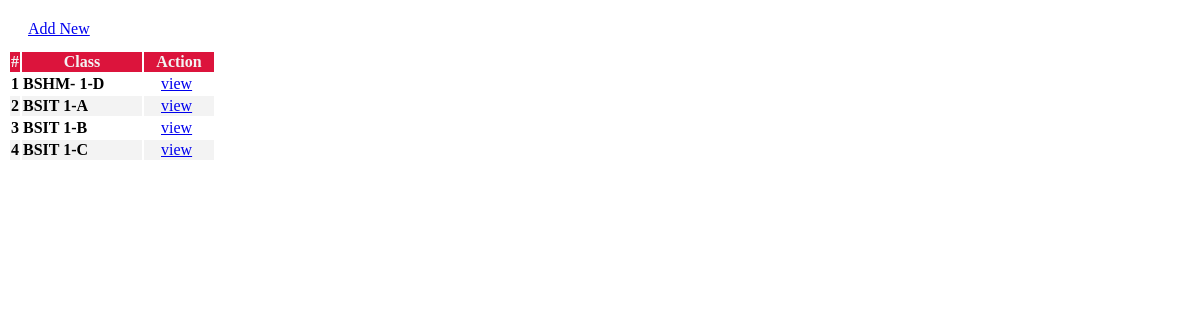
/admin/clone.php, run on an earlier commit of the app's database.
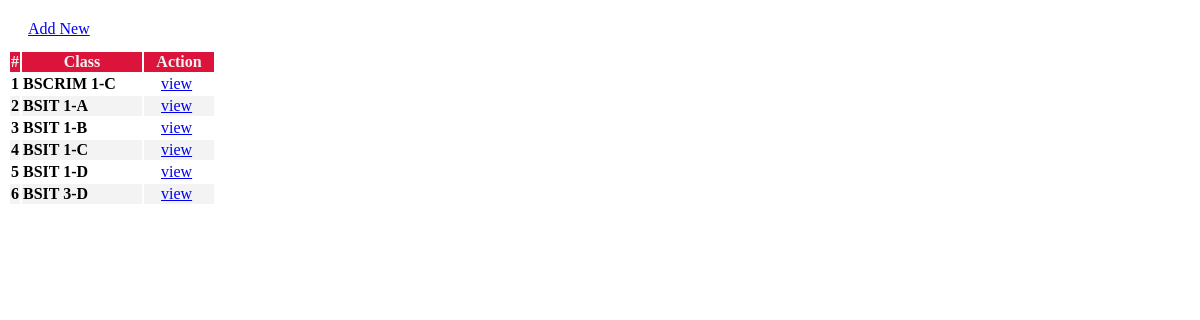
And on a later commit of the database.
### tables this page shows
CREATE TABLE `class_list` (
  `id` int(30) NOT NULL,
  `curriculum` text NOT NULL,
  `level` text NOT NULL,
  `section` text NOT NULL,
  `class_code` varchar(10) NOT NULL,
  `teacher_id` int(10) NOT NULL,
  `subject_id` int(10) NOT NULL
);

### admin/clone.php (the view, shortened to what this page needs)
<?php include'db_connect.php' ?>
<div class="col-lg-12">
	<div class="card card-outline card-primary">
		<div class="card-header">
			<div class="card-tools">
				<a class="btn btn-block btn-sm btn-default btn-flat border-primary new_class" href="javascript:void(0)"><i class="fa fa-plus"></i> Add New</a>
			</div>
		</div>
		<div class="card-body">
			<table class="table tabe-hover table-bordered styled-table" id="list">
				<colgroup>
					<col width="5%">
					<col width="60%">
				</colgroup>
				<thead>
					<tr>
						<th class="text-center">#</th>
						<th>Class</th>
						<th>Action</th>
					</tr>
				</thead>
				<tbody>
					<?php
					$i = 1;
					$qry = $conn->query("SELECT *,concat(curriculum,' ',level,'-',section) as `class` FROM class_list order by class asc ");
					while($row= $qry->fetch_assoc()):
					?>
					<tr>
						<th class="text-center"><?php echo $i++ ?></th>
						<td><b><?php echo $row['class'] ?></b></td>
						<td class="text-center">
							<div class="btn-group">
								<button type="button" class="btn btn-danger btn-flat delete_class" data-id="<?php echo $row['id'] ?>">
								</button>
								<a class="dropdown-item class_student manage-students-btn" href="index.php?page=class_students&id=<?php echo $row['id'] ?>">view</a>
							</div>
						</td>
					</tr>
					<?php endwhile; ?>
				</tbody>
			</table>
		</div>
	</div>
</div>

### admin/clone.php (style rules this page uses)
.styled-table tbody tr { border-bottom: 1px solid #dddddd; }
.styled-table tbody tr:nth-of-type(even) { background-color: #f3f3f3; }
.styled-table tbody tr:last-of-type { border-bottom: 2px solid #009879; }
.card-primary.card-outline { border-top: none; }
thead th { background-color: #dc143c; color: #f3f3f3; font-weight: bold; }
.card-header { background-color: transparent; border-bottom: none; padding: .75rem 1.25rem; position: relative; border-top-left-radius: .25rem; border-top-right-radius: .25rem; }
.btn-danger { color: red; background-color: transparent; border: none; }

What changed in the data, as far as the page shows it:
added class_list: class "BSCRIM 1-C"
changed class_list (number 5 of 6 on the later page): class "BSHM- 1-D" → "BSIT 1-D"; moves down the list
added class_list: class "BSIT 3-D"
